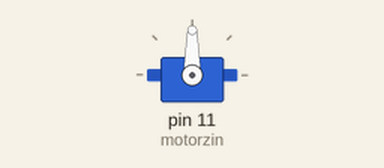
Recording of a sketch running on a simulated Arduino Uno, built with avr-gcc and run on an emulated ATmega328P. On the bench: servo.

Above: at 0.05 s.
Timing chart, 0 to 4.6 s (numbered marks = the images above):
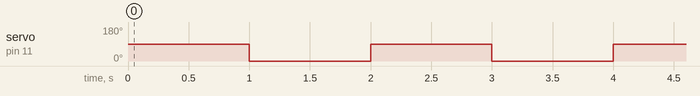

Measured:
- by itself, servo on pin 11 (motorzin): alternates 90° for 1.0 s and 0° for 1.0 s

The sketch:

Exemplo-servo-motor.ino
```cpp
#include<Servo.h>
Servo motorzin;

void setup()
{
  //Anexando o sinal da porta 11
  motorzin.attach(11);
}

void loop()
{
  //Dessa forma, o risco de danificar o interior do motor é maior por conta
  //da força que o motor realiza quando sai de 90 graus ate 0 de forma abrupta
  motorzin.write(90);
  delay(1000);
  motorzin.write(0);
  delay(1000);
}
```
